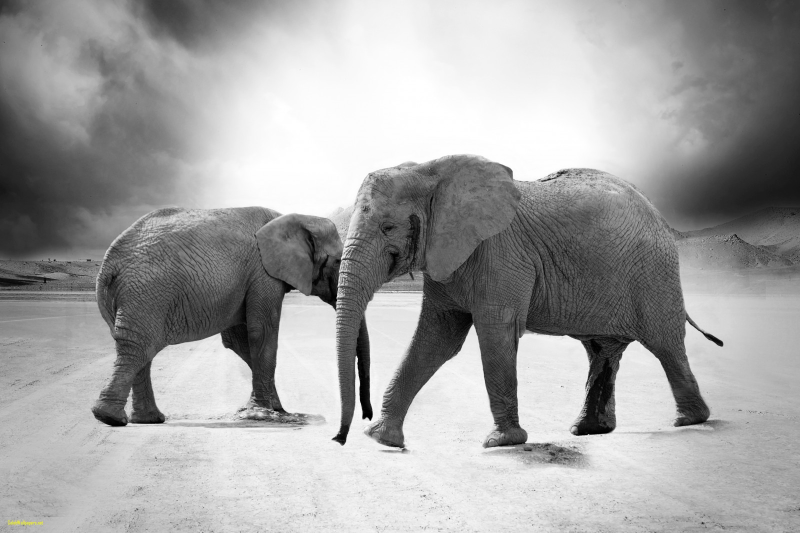
#> input picture labs/figs/elephant.jpg, 1600 x 1066 px (shown at 1/2 size)
$ jupyter execute 'Lab05-Zhechang Yang.ipynb'   (older library calls are emulated)
#> lines starting #> are read from the running program, lines starting #| are printed output that depends on the picture
**Brief Honor Code**. Do the homework on your own. You may discuss ideas with your classmates, but DO NOT copy the solutions from someone else or the Internet. If stuck, discuss with TA.

**1**. (20 points)

Consider the linear transformation $f(x)$ on $\mathbb{R}^3$ that takes the standard basis $\left\{e_1,e_2,e_3\right\}$ to $\left\{v_1,v_2,v_3\right\}$ where

$$v_1=\left(\begin{matrix}10\\-10\\16\end{matrix}\right), v_2=\left(\begin{matrix}2\\-5\\20\end{matrix}\right) \textrm {and } v_3=\left(\begin{matrix}1\\-4\\13\end{matrix}\right)$$

1. Write a matrix $A$ that represents the same linear transformation. (4 points)

2. Compute the rank of $A$ using two different methods (do not use `matrix_rank`!). (4 points)

3. Find the eigenvalues and eigenvectors of $A$. (4 points)

4. What is the matrix representation of $f$ with respect to the eigenbasis? (8 points)

[cell 1]
import numpy as np

A = np.array([[10,2,1],
            [-10,-5,-4],
            [16,20,13]])

[cell 2]
#Method 1: SVD
U,S,V = np.linalg.svd(A)
np.count_nonzero(S)

[cell 3]
#Method 2: LU
import scipy.linalg as la
P, L, U = la.lu(A)
np.count_nonzero(np.diag(U))

[cell 4]
e, v = la.eig(A)
print('eigenvalues:',e)
print('eigenvectors:',v)

[cell 5]
la.inv(v) @ A @ v

**2**. (20 points)

You are given the following x-y coordinates (first column is x, second is y)

```
array([[  0.        ,   4.12306991],
       [  3.        , -15.47355729],
       [  4.        , -11.68725507],
       [  3.        , -20.33756693],
       [  5.        ,  -6.06401989],
       [  6.        ,  32.79353057],
       [  8.        ,  82.48658405],
       [  9.        ,  84.02971858],
       [  4.        ,  -1.30587276],
       [  8.        ,  68.59409878]])
```

- Find the coefficients $(a, b, c)$ of the least-squares fit of a quadratic function $y = a + bx + cx^2$ to the data.
- Plot the data and fitted curve using `matplotlib`.

[cell 6]
xs = np.array([
    [  0.        ,   4.12306991],
    [  3.        , -15.47355729],
    [  4.        , -11.68725507],
    [  3.        , -20.33756693],
    [  5.        ,  -6.06401989],
    [  6.        ,  32.79353057],
    [  8.        ,  82.48658405],
    [  9.        ,  84.02971858],
    [  4.        ,  -1.30587276],
    [  8.        ,  68.59409878]])

[cell 7]
x_sq = xs[:,0]**2
intercept = np.ones(xs.shape[0])
X = np.c_[intercept,xs[:,0],x_sq]
y = xs[:,1]
res = la.lstsq(X,y)
res

[cell 8]
import matplotlib.pyplot as plt

x = np.linspace(-0, 9, 10000)
y_fit = res[0][0]+res[0][1]*x+res[0][2]*(x**2)
plt.scatter(xs[:,0],y,c='b',alpha=0.2)
plt.plot(x,y_fit,'r-',lw=2)
pass
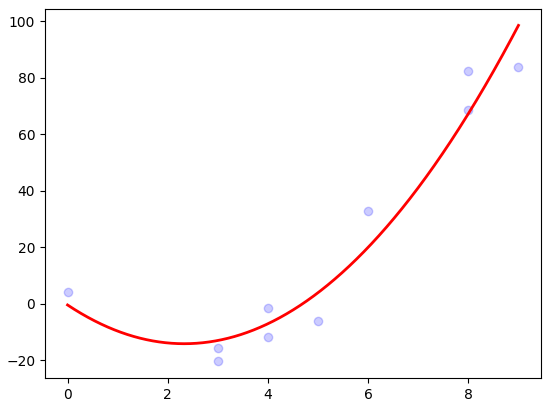
#> figure drawn by matplotlib, 1 panel; curve peaks at x = 9, y = 98.61

**3**. (20 points)

Use the `svd` function to solve the least squares problem above, and repeat the same plot. Calculate the residual error $\lvert y - X\beta \rvert$.

[cell 9]
U,S,VT = la.svd(X)
m = np.zeros((U.shape[1]-len(S),len(S)))
s = np.r_[np.diag(S),m]
res2 = VT.T@la.pinv(s)@U.T@y
print(res2)

#plot
x = np.linspace(-0, 9, 10000)
y_fit = res2[0]+res2[1]*x+res2[2]*(x**2)
plt.scatter(xs[:,0],y,c='b',alpha=0.2)
plt.plot(x,y_fit,'r-',lw=2)
pass

[cell 10]
np.sqrt(np.sum((y-X@res2)**2))

[cell 11]
la.norm(y-X@res2)

**4**. (20 points)

Avoiding catastrophic cancellation.

Read the Wikipedia entry on [loss of significance](https://en.wikipedia.org/wiki/Loss_of_significance). Then answer the following problem:

The tail of the standard logistic distribution is given by $1 - F(t) = 1 - (1+e^{-t})^{-1}$.

- Define a function `f1` to calculate the tail probability of the logistic distribution using the formula given above
- Use [`sympy`](http://docs.sympy.org/latest/index.html) to find the exact value of the tail distribution (using the same symbolic formula) to 20 decimal digits
- Calculate the *relative error* of `f1` when $t = 25$ (The relative error is given by `abs(exact - approximate)/exact`)
- Rewrite the expression for the tail of the logistic distribution using simple algebra so that there is no risk of cancellation, and write a function `f2` using this formula. Calculate the *relative error* of `f2` when $t = 25$.
- How much more accurate is `f2` compared with `f1` in terms of the relative error?

[cell 12]
def f1(t):
    return 1-1/(1+np.exp(-t))

[cell 13]
import sympy as sp
def f(t):
    tail = 1-1/(1+sp.exp(-t))
    tail = tail.evalf(20)
    return tail

[cell 14]
exact = f(25)
appro = f1(25)
res1 = np.abs((exact-appro)/exact)
res1

[cell 15]
def f2(t):
    return np.exp(-t)/(1+np.exp(-t))
appro = f2(25)
res2 = np.abs((exact-appro)/exact)
res2

[cell 16]
print('f2 is',res1/res2,'times more accurate than f1.')

**5**. (20 points)

Read in `figs/elephant.jpg` as a gray-scale image. The image has $1066 \times 1600$ values. Using SVD, recreate the image with a relative error of less than 0.5%. What is the relative size of the compressed image as a percentage?

[cell 17]
from skimage import io
img = io.imread('figs/elephant.jpg', as_grey=True)
#> img: shape (1066, 1600) float64; min 0, max 1, mean 0.636
plt.imshow(img,cmap='gray')
plt.xticks([])
plt.yticks([])
pass

[cell 18]
U,S,VT = np.linalg.svd(img)
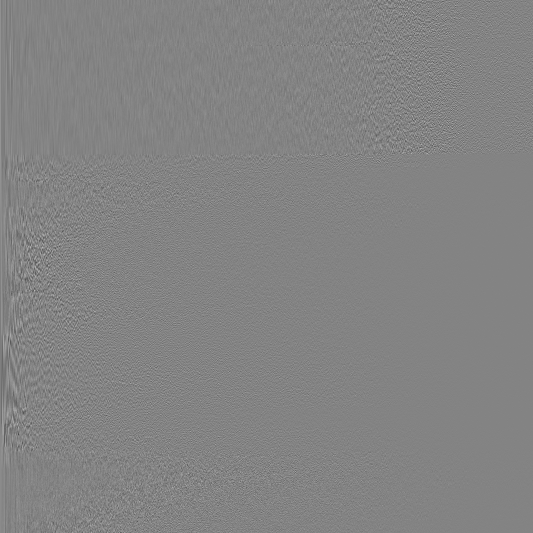
#> U: shape (1066, 1066) float64 (shown at 1/2 size); min -0.294, max 0.277, mean 2.65e-05; drawn with min black and max white
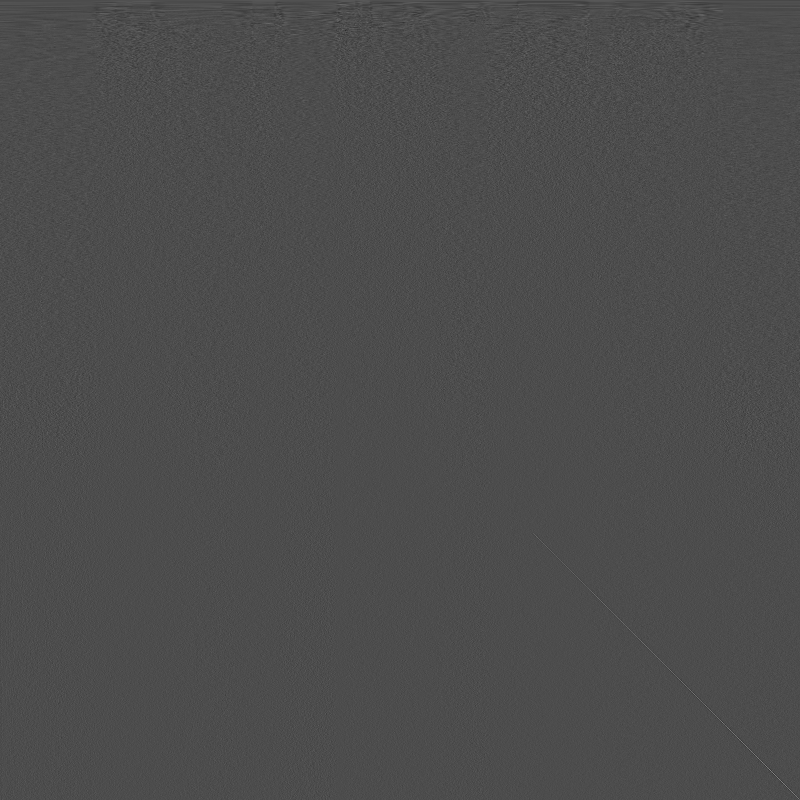
#> VT: shape (1600, 1600) float64 (shown at 1/2 size); min -0.243, max 0.564, mean 1.68e-05; drawn with min black and max white
#> S = 1066 values, max 866 at index 0, min 0.0136 at index 1065, mean 2.66
variance = S**2
#> variance = 1066 values, max 749987.4 at index 0, min 0.000184 at index 1065, mean 767

#the first variance whose cumsum is larger than 99.5% of sum
idx = np.where(variance.cumsum()>=(variance.sum()*0.995))[0][0]
#> idx = 20
new_S = S[:idx+1]
#> new_S = 21 values, max 866 at index 0, min 13.06 at index 20, mean 80.95
r = new_S.shape[0]
#> r = 21
m = np.diag(new_S)
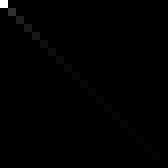
#> m: shape (21, 21) float64 (shown 8 times larger); min 0, max 866, mean 3.9; drawn with min black and max white
new_img = U[:,:r]@m@VT[:r,:]
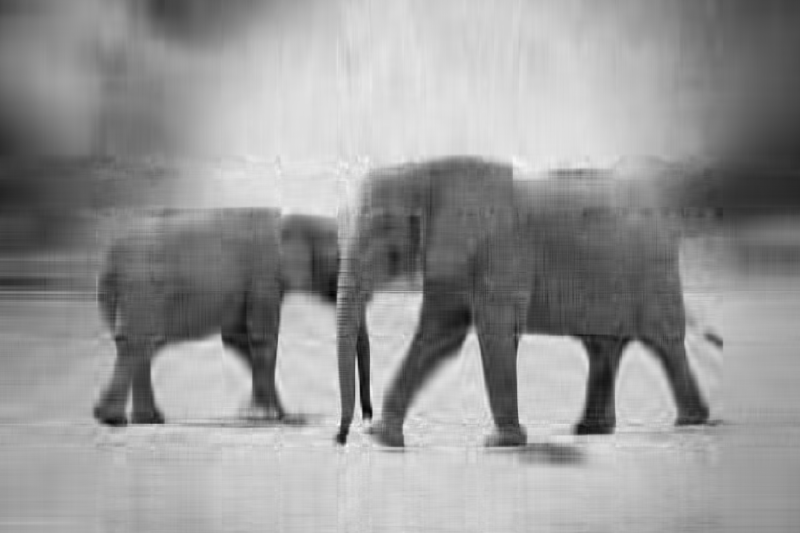
#> new_img: shape (1066, 1600) float64 (shown at 1/2 size); min -0.122, max 1.16, mean 0.636; drawn with min black and max white
plt.imshow(new_img,cmap='Greys_r')
plt.xticks([])
plt.yticks([])
pass

[cell 19]
'''
For the compressed image, we only need to store U, S and VT. S only contains diagonal values so its size is r.
'''
(U.shape[0]*r+r+VT.shape[0]*r)/(1066*1600)
#> Out = 0.0328

$ run again, with labs/figs/7_2A.png saved as labs/figs/elephant.jpg
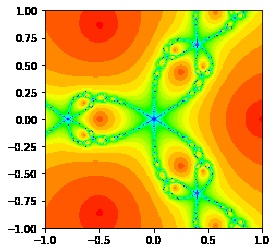
#> input picture labs/figs/7_2A.png, 277 x 252 px
#> `U,S,VT = np.linalg.svd(img)`:
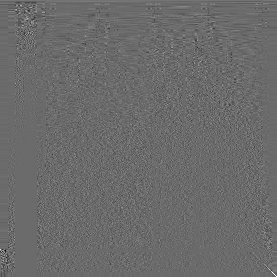
#> VT: shape (277, 277) float64; min -0.675, max 0.931, mean 0.000228; drawn with min black and max white
#> S = 252 values, max 203 at index 0, min 2e-14 at index 249, mean 1.89
#> variance = 252 values, max 41220.2 at index 0, min 4.02e-28 at index 249, mean 172.6
#> idx = 17
#> new_S = 18 values, max 203 at index 0, min 3.79 at index 17, mean 19.58
#> `new_img = U[:,:r]@m@VT[:r,:]`:
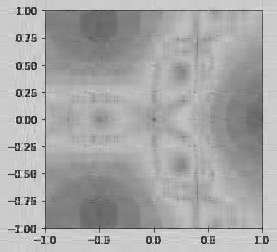
#> new_img: shape (252, 277) float64; min -0.463, max 1.37, mean 0.752; drawn with min black and max white
